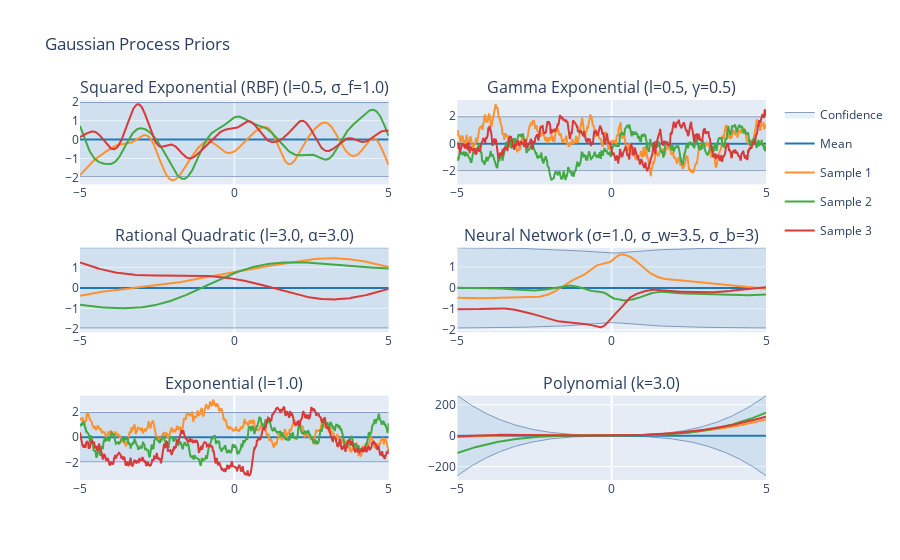

The notebook cell this image was saved under:
### Code cell
# View the prior plots in a grid for comparison
subplot_data = [{'mu': mu, 'cov': rbf_cov, 'X': X, 'samples': rbf_samples, 'title': rbf_title}, {'mu': mu, 'cov': gamma_cov, 'X':X, 'samples': gamma_samples, 'title': gamma_title}, {'mu': mu, 'cov': rq_cov, 'X': X, 'samples': rq_samples, 'title': rq_title}, {'mu': mu, 'cov': nn_cov, 'X': X, 'samples': nn_samples, 'title': nn_title}, {'mu': mu, 'cov': exp_cov, 'X':X, 'samples':exp_samples, 'title':exp_title}, {'mu': mu, 'cov': poly_cov, 'X':X, 'samples':poly_samples, 'title':poly_title}]
plotly_gps(subplot_data, 3, 2, title="Gaussian Process Priors")

### Figure 1 — Plotly figure (JSON) as saved in the notebook; plotly's stock layout.template omitted (floating-point values rounded to 4 significant figures; data arrays with more than 128 entries replaced by an {"elided": "..."} marker saying what was removed)
{"data": [{"fillcolor": "rgba(32, 119, 180, 0.1)", "legendgroup": "Confidence_fill_(0,0)", "line": {"color": "#204a87", "width": 0.5}, "name": "Confidence", "showlegend": false, "type": "scatter", "x": {"elided": "500 float values"}, "xaxis": "x", "y": {"elided": "500 float values"}, "yaxis": "y"}, {"fill": "tonextx", "fillcolor": "rgba(32, 119, 180, 0.1)", "legendgroup": "Confidence_fill_(0,0)", "line": {"color": "#204a87", "width": 0.5}, "name": "Confidence", "showlegend": true, "type": "scatter", "x": {"elided": "500 float values"}, "xaxis": "x", "y": {"elided": "500 float values"}, "yaxis": "y"}, {"legendgroup": "Mean", "line": {"color": "#2077b4"}, "name": "Mean", "showlegend": true, "type": "scatter", "x": {"elided": "500 float values"}, "xaxis": "x", "y": {"elided": "500 int values"}, "yaxis": "y"}, {"legendgroup": "Sample 1", "line": {"color": "#fe9130"}, "name": "Sample 1", "showlegend": true, "type": "scatter", "x": {"elided": "500 float values"}, "xaxis": "x", "y": {"elided": "500 float values"}, "yaxis": "y"}, {"legendgroup": "Sample 2", "line": {"color": "#43a944"}, "name": "Sample 2", "showlegend": true, "type": "scatter", "x": {"elided": "500 float values"}, "xaxis": "x", "y": {"elided": "500 float values"}, "yaxis": "y"}, {"legendgroup": "Sample 3", "line": {"color": "#d83939"}, "name": "Sample 3", "showlegend": true, "type": "scatter", "x": {"elided": "500 float values"}, "xaxis": "x", "y": {"elided": "500 float values"}, "yaxis": "y"}, {"fillcolor": "rgba(32, 119, 180, 0.1)", "legendgroup": "Confidence_fill_(0,0)", "line": {"color": "#204a87", "width": 0.5}, "name": "Confidence", "showlegend": false, "type": "scatter", "x": {"elided": "500 float values"}, "xaxis": "x2", "y": {"elided": "500 float values"}, "yaxis": "y2"}, {"fill": "tonextx", "fillcolor": "rgba(32, 119, 180, 0.1)", "legendgroup": "Confidence_fill_(0,0)", "line": {"color": "#204a87", "width": 0.5}, "name": "Confidence", "showlegend": false, "type": "scatter", "x": {"elided": "500 float values"}, "xaxis": "x2", "y": {"elided": "500 float values"}, "yaxis": "y2"}, {"legendgroup": "Mean", "line": {"color": "#2077b4"}, "name": "Mean", "showlegend": false, "type": "scatter", "x": {"elided": "500 float values"}, "xaxis": "x2", "y": {"elided": "500 int values"}, "yaxis": "y2"}, {"legendgroup": "Sample 1", "line": {"color": "#fe9130"}, "name": "Sample 1", "showlegend": false, "type": "scatter", "x": {"elided": "500 float values"}, "xaxis": "x2", "y": {"elided": "500 float values"}, "yaxis": "y2"}, {"legendgroup": "Sample 2", "line": {"color": "#43a944"}, "name": "Sample 2", "showlegend": false, "type": "scatter", "x": {"elided": "500 float values"}, "xaxis": "x2", "y": {"elided": "500 float values"}, "yaxis": "y2"}, {"legendgroup": "Sample 3", "line": {"color": "#d83939"}, "name": "Sample 3", "showlegend": false, "type": "scatter", "x": {"elided": "500 float values"}, "xaxis": "x2", "y": {"elided": "500 float values"}, "yaxis": "y2"}, {"fillcolor": "rgba(32, 119, 180, 0.1)", "legendgroup": "Confidence_fill_(0,0)", "line": {"color": "#204a87", "width": 0.5}, "name": "Confidence", "showlegend": false, "type": "scatter", "x": {"elided": "500 float values"}, "xaxis": "x3", "y": {"elided": "500 float values"}, "yaxis": "y3"}, {"fill": "tonextx", "fillcolor": "rgba(32, 119, 180, 0.1)", "legendgroup": "Confidence_fill_(0,0)", "line": {"color": "#204a87", "width": 0.5}, "name": "Confidence", "showlegend": false, "type": "scatter", "x": {"elided": "500 float values"}, "xaxis": "x3", "y": {"elided": "500 float values"}, "yaxis": "y3"}, {"legendgroup": "Mean", "line": {"color": "#2077b4"}, "name": "Mean", "showlegend": false, "type": "scatter", "x": {"elided": "500 float values"}, "xaxis": "x3", "y": {"elided": "500 int values"}, "yaxis": "y3"}, {"legendgroup": "Sample 1", "line": {"color": "#fe9130"}, "name": "Sample 1", "showlegend": false, "type": "scatter", "x": {"elided": "500 float values"}, "xaxis": "x3", "y": {"elided": "500 float values"}, "yaxis": "y3"}, {"legendgroup": "Sample 2", "line": {"color": "#43a944"}, "name": "Sample 2", "showlegend": false, "type": "scatter", "x": {"elided": "500 float values"}, "xaxis": "x3", "y": {"elided": "500 float values"}, "yaxis": "y3"}, {"legendgroup": "Sample 3", "line": {"color": "#d83939"}, "name": "Sample 3", "showlegend": false, "type": "scatter", "x": {"elided": "500 float values"}, "xaxis": "x3", "y": {"elided": "500 float values"}, "yaxis": "y3"}, {"fillcolor": "rgba(32, 119, 180, 0.1)", "legendgroup": "Confidence_fill_(0,0)", "line": {"color": "#204a87", "width": 0.5}, "name": "Confidence", "showlegend": false, "type": "scatter", "x": {"elided": "500 float values"}, "xaxis": "x4", "y": {"elided": "500 float values"}, "yaxis": "y4"}, {"fill": "tonextx", "fillcolor": "rgba(32, 119, 180, 0.1)", "legendgroup": "Confidence_fill_(0,0)", "line": {"color": "#204a87", "width": 0.5}, "name": "Confidence", "showlegend": false, "type": "scatter", "x": {"elided": "500 float values"}, "xaxis": "x4", "y": {"elided": "500 float values"}, "yaxis": "y4"}, {"legendgroup": "Mean", "line": {"color": "#2077b4"}, "name": "Mean", "showlegend": false, "type": "scatter", "x": {"elided": "500 float values"}, "xaxis": "x4", "y": {"elided": "500 int values"}, "yaxis": "y4"}, {"legendgroup": "Sample 1", "line": {"color": "#fe9130"}, "name": "Sample 1", "showlegend": false, "type": "scatter", "x": {"elided": "500 float values"}, "xaxis": "x4", "y": {"elided": "500 float values"}, "yaxis": "y4"}, {"legendgroup": "Sample 2", "line": {"color": "#43a944"}, "name": "Sample 2", "showlegend": false, "type": "scatter", "x": {"elided": "500 float values"}, "xaxis": "x4", "y": {"elided": "500 float values"}, "yaxis": "y4"}, {"legendgroup": "Sample 3", "line": {"color": "#d83939"}, "name": "Sample 3", "showlegend": false, "type": "scatter", "x": {"elided": "500 float values"}, "xaxis": "x4", "y": {"elided": "500 float values"}, "yaxis": "y4"}, {"fillcolor": "rgba(32, 119, 180, 0.1)", "legendgroup": "Confidence_fill_(0,0)", "line": {"color": "#204a87", "width": 0.5}, "name": "Confidence", "showlegend": false, "type": "scatter", "x": {"elided": "500 float values"}, "xaxis": "x5", "y": {"elided": "500 float values"}, "yaxis": "y5"}, {"fill": "tonextx", "fillcolor": "rgba(32, 119, 180, 0.1)", "legendgroup": "Confidence_fill_(0,0)", "line": {"color": "#204a87", "width": 0.5}, "name": "Confidence", "showlegend": false, "type": "scatter", "x": {"elided": "500 float values"}, "xaxis": "x5", "y": {"elided": "500 float values"}, "yaxis": "y5"}, {"legendgroup": "Mean", "line": {"color": "#2077b4"}, "name": "Mean", "showlegend": false, "type": "scatter", "x": {"elided": "500 float values"}, "xaxis": "x5", "y": {"elided": "500 int values"}, "yaxis": "y5"}, {"legendgroup": "Sample 1", "line": {"color": "#fe9130"}, "name": "Sample 1", "showlegend": false, "type": "scatter", "x": {"elided": "500 float values"}, "xaxis": "x5", "y": {"elided": "500 float values"}, "yaxis": "y5"}, {"legendgroup": "Sample 2", "line": {"color": "#43a944"}, "name": "Sample 2", "showlegend": false, "type": "scatter", "x": {"elided": "500 float values"}, "xaxis": "x5", "y": {"elided": "500 float values"}, "yaxis": "y5"}, {"legendgroup": "Sample 3", "line": {"color": "#d83939"}, "name": "Sample 3", "showlegend": false, "type": "scatter", "x": {"elided": "500 float values"}, "xaxis": "x5", "y": {"elided": "500 float values"}, "yaxis": "y5"}, {"fillcolor": "rgba(32, 119, 180, 0.1)", "legendgroup": "Confidence_fill_(0,0)", "line": {"color": "#204a87", "width": 0.5}, "name": "Confidence", "showlegend": false, "type": "scatter", "x": {"elided": "500 float values"}, "xaxis": "x6", "y": {"elided": "500 float values"}, "yaxis": "y6"}, {"fill": "tonextx", "fillcolor": "rgba(32, 119, 180, 0.1)", "legendgroup": "Confidence_fill_(0,0)", "line": {"color": "#204a87", "width": 0.5}, "name": "Confidence", "showlegend": false, "type": "scatter", "x": {"elided": "500 float values"}, "xaxis": "x6", "y": {"elided": "500 float values"}, "yaxis": "y6"}, {"legendgroup": "Mean", "line": {"color": "#2077b4"}, "name": "Mean", "showlegend": false, "type": "scatter", "x": {"elided": "500 float values"}, "xaxis": "x6", "y": {"elided": "500 int values"}, "yaxis": "y6"}, {"legendgroup": "Sample 1", "line": {"color": "#fe9130"}, "name": "Sample 1", "showlegend": false, "type": "scatter", "x": {"elided": "500 float values"}, "xaxis": "x6", "y": {"elided": "500 float values"}, "yaxis": "y6"}, {"legendgroup": "Sample 2", "line": {"color": "#43a944"}, "name": "Sample 2", "showlegend": false, "type": "scatter", "x": {"elided": "500 float values"}, "xaxis": "x6", "y": {"elided": "500 float values"}, "yaxis": "y6"}, {"legendgroup": "Sample 3", "line": {"color": "#d83939"}, "name": "Sample 3", "showlegend": false, "type": "scatter", "x": {"elided": "500 float values"}, "xaxis": "x6", "y": {"elided": "500 float values"}, "yaxis": "y6"}], "layout": {"annotations": [{"font": {"size": 16}, "showarrow": false, "text": "Squared Exponential (RBF) (l=0.5, σ_f=1.0)", "x": 0.225, "xanchor": "center", "xref": "paper", "y": 1, "yanchor": "bottom", "yref": "paper"}, {"font": {"size": 16}, "showarrow": false, "text": "Gamma Exponential (l=0.5, γ=0.5)", "x": 0.775, "xanchor": "center", "xref": "paper", "y": 1, "yanchor": "bottom", "yref": "paper"}, {"font": {"size": 16}, "showarrow": false, "text": "Rational Quadratic (l=3.0, α=3.0)", "x": 0.225, "xanchor": "center", "xref": "paper", "y": 0.6111, "yanchor": "bottom", "yref": "paper"}, {"font": {"size": 16}, "showarrow": false, "text": "Neural Network (σ=1.0, σ_w=3.5, σ_b=3)", "x": 0.775, "xanchor": "center", "xref": "paper", "y": 0.6111, "yanchor": "bottom", "yref": "paper"}, {"font": {"size": 16}, "showarrow": false, "text": "Exponential (l=1.0)", "x": 0.225, "xanchor": "center", "xref": "paper", "y": 0.2222, "yanchor": "bottom", "yref": "paper"}, {"font": {"size": 16}, "showarrow": false, "text": "Polynomial (k=3.0)", "x": 0.775, "xanchor": "center", "xref": "paper", "y": 0.2222, "yanchor": "bottom", "yref": "paper"}], "hovermode": "x", "title": {"text": "Gaussian Process Priors"}, "xaxis": {"anchor": "y", "domain": [0, 0.45]}, "xaxis2": {"anchor": "y2", "domain": [0.55, 1]}, "xaxis3": {"anchor": "y3", "domain": [0, 0.45]}, "xaxis4": {"anchor": "y4", "domain": [0.55, 1]}, "xaxis5": {"anchor": "y5", "domain": [0, 0.45]}, "xaxis6": {"anchor": "y6", "domain": [0.55, 1]}, "yaxis": {"anchor": "x", "domain": [0.7778, 1]}, "yaxis2": {"anchor": "x2", "domain": [0.7778, 1]}, "yaxis3": {"anchor": "x3", "domain": [0.3889, 0.6111]}, "yaxis4": {"anchor": "x4", "domain": [0.3889, 0.6111]}, "yaxis5": {"anchor": "x5", "domain": [0, 0.2222]}, "yaxis6": {"anchor": "x6", "domain": [0, 0.2222]}}}
